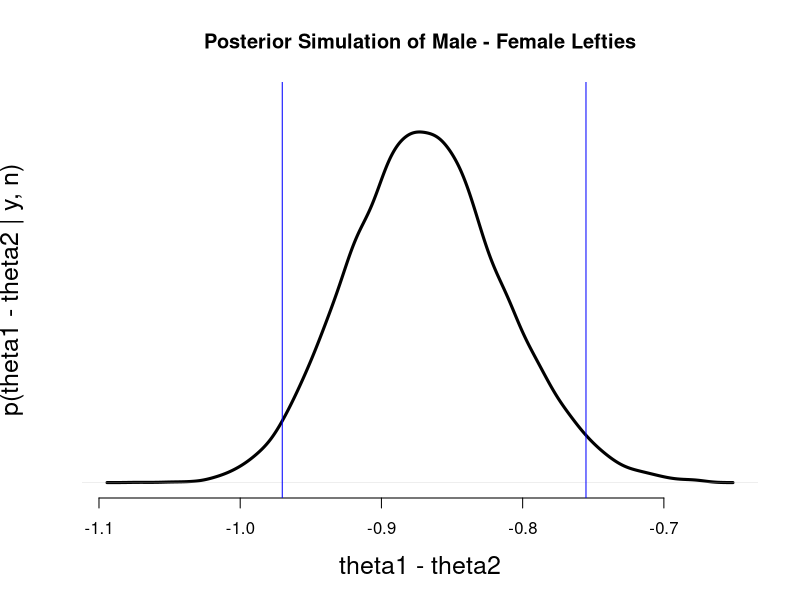

Generate this figure with R:
n1 = 52 # men
y1 = 9  # left-handed men
n2 = 480 # women
y2 = 400  # left-handed women
a= 10
b=10
c=1
d =1
compval = 0.3

# SIMULATION
I = 10000 # simulations
theta1 = rbeta(I, y1+a, (n1-y1)+b)  
theta2 = rbeta(I, y2+c, (n2-y2)+d)
diff = theta1-theta2-compval  # simulated diffs

# OUTPUT
quantiles = quantile(diff,c(0.005,0.025,0.5,0.975,0.995))
print(quantiles,digits=2)

print("Probability higher % men than women lefties:")
print(mean(theta1>theta2))


# VISUALIZATION
#png(file="bayesContingency.png")
plot(density(diff),
     xlab="theta1 - theta2",
     ylab="p(theta1 - theta2 | y, n)",
     main="Posterior Simulation of Male - Female Lefties",
     ylim=c(0,8),
     frame.plot=FALSE,cex.lab=1.5,lwd=3,yaxt="no")
abline(v=quantiles[2], col="blue")
abline(v=quantiles[4], col="blue")
#dev.off()